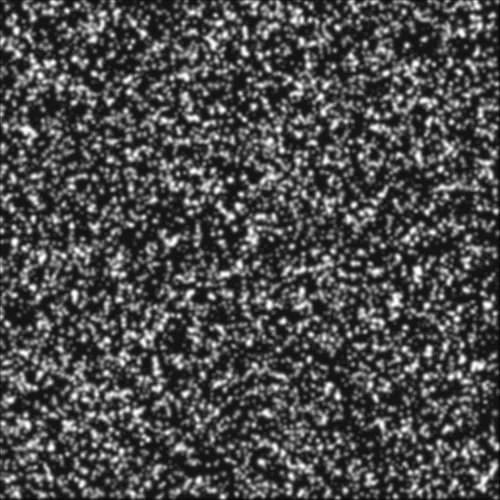
#> input picture img/vortex_pair_particles_1.tif, 500 x 500 px, found by its file name
$ python demo_image_analysis.py
#> lines starting #> are read from the running program, lines starting #| are printed output that depends on the picture
### openopticalflow/preprocessing.py
import numpy as np
from scipy import ndimage
from skimage.transform import resize

def pre_processing(im1, im2, scale_im, size_filter):
    """
    Preprocess images by resizing and applying Gaussian filter

    Parameters:
        im1, im2: Input images
        scale_im: Scale factor for resizing
        size_filter: Size of Gaussian filter
    """
    # Convert to float if needed
    im1 = im1.astype(float)
    im2 = im2.astype(float)

    # Resize images
    if scale_im != 1:
        new_shape = tuple(int(s * scale_im) for s in im1.shape)
        i1 = resize(im1, new_shape, preserve_range=True)
        i2 = resize(im2, new_shape, preserve_range=True)
    else:
        i1, i2 = im1, im2

    # Apply Gaussian filter
    std = size_filter * 0.62
    i1 = ndimage.gaussian_filter(i1, std)
    i2 = ndimage.gaussian_filter(i2, std)

    return i1, i2

# [57 lines left out: functions correction_illumination, shift_image_refine, not called in this run]

### openopticalflow/optical_flow_physics.py
import numpy as np
from scipy import ndimage
from openopticalflow.horn_schunck_estimator import horn_schunck_estimator
from openopticalflow.liu_shen_estimator import liu_shen_estimator

def optical_flow_physics(I1, I2, lambda_1, lambda_2):
    """
    Calculate optical flow using a physics-based approach.

    This function implements a two-step optical flow estimation:
    1. First, it uses the Horn-Schunck method to get an initial estimate
    2. Then, it refines the estimate using the Liu-Shen method which incorporates
       physical constraints

    Parameters:
        I1 (numpy.ndarray): First image
        I2 (numpy.ndarray): Second image
        lambda_1 (float): Regularization parameter for Horn-Schunck method
        lambda_2 (float): Regularization parameter for Liu-Shen method

    Returns:
        tuple: (u, v, vor, ux_horn, uy_horn, error1)
            - u: y-component of velocity field
            - v: x-component of velocity field
            - vor: vorticity field
            - ux_horn: x-component from Horn-Schunck
            - uy_horn: y-component from Horn-Schunck
            - error1: convergence error from Liu-Shen method

    Notes:
        The coordinate system follows image conventions where (0,0) is at the top-left.
        The velocity components (u,v) correspond to (y,x) directions respectively.
    """
    # Horn's solution as initial approximation of u and v
    # Matches MATLAB exactly:
    D1 = np.array([[0, 0, 0],
                   [0, -1, -1],
                   [0, 1, 1]]) / 2

    F1 = np.array([[0, 0, 0],
                   [0, 1, 1],
                   [0, 1, 1]]) / 4

    # Calculate derivatives exactly as in MATLAB
    Ix = ndimage.convolve((I1 + I2)/2, D1, mode='reflect')
    Iy = ndimage.convolve((I1 + I2)/2, D1.T, mode='reflect')
    It = ndimage.convolve(I2 - I1, F1, mode='reflect')

    # Horn-Schunck parameters matching MATLAB
    maxnum_1 = 500
    tol_1 = 1e-12

    # Get initial Horn-Schunck estimate
    uy_horn, ux_horn = horn_schunck_estimator(Ix, Iy, It, lambda_1, tol_1, maxnum_1)

    # Liu-Shen parameters matching MATLAB
    Dm = 0  # Physical diffusion term
    f = Dm * laplacian(I1, 1)

    maxnum = 60
    tol = 1e-8
    dx = 1
    dt = 1

    # Get Liu-Shen estimate
    v, u, error1 = liu_shen_estimator(I1, I2, f, dx, dt, lambda_2, tol, maxnum,
                                     uy_horn, ux_horn)

    # Match MATLAB output convention
    vor = vorticity(u, v)

    return u, v, vor, ux_horn, uy_horn, error1

# [42 lines left out: functions laplacian, vorticity, not called in this run]

### examples/demo_image_analysis.py
"""
Demo script showing how to use OpenOpticalFlow with the example images.
"""
import os
import numpy as np
import matplotlib.pyplot as plt
from skimage import io

from openopticalflow.optical_flow_physics import optical_flow_physics
from openopticalflow.vis_flow import vis_flow
from openopticalflow.preprocessing import pre_processing


def analyze_image_pair(img1_path, img2_path, title, lambda_1=10.0, lambda_2=100.0, downsample=2):
    """
    Analyze a pair of images and visualize the optical flow and vorticity.

    Parameters:
        img1_path (str): Path to the first image
        img2_path (str): Path to the second image
        title (str): Title for the plots
        lambda_1 (float): Regularization parameter for Horn-Schunck
        lambda_2 (float): Regularization parameter for Liu-Shen
        downsample (int): Downsampling factor for faster processing
    """
#> called with img1_path = 'img/vortex_pair_particles_1.tif', img2_path = 'img/vortex_pair_particles_2.tif', title = 'Vortex Pair', lambda_1 = 10, lambda_2 = 100, downsample = 2
    print(f"Analyzing {title}...")

    # Load images
    img1 = io.imread(img1_path)
#> img1 is the input picture: shape (500, 500); min 10, max 255, mean 75.2
    img2 = io.imread(img2_path)
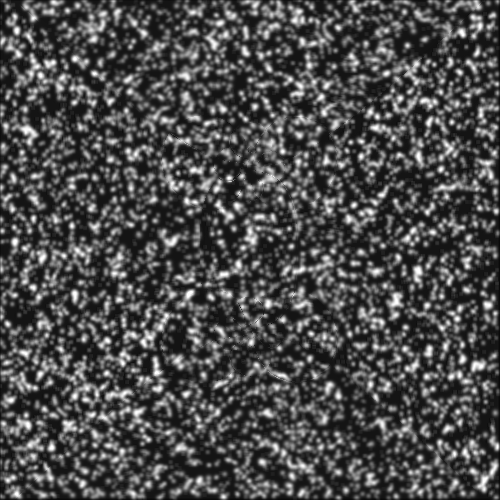
#> input picture img/vortex_pair_particles_2.tif, 500 x 500 px, found by its file name
#> img2 is the input picture: shape (500, 500); min 10, max 255, mean 75.3

    # Downsample for faster processing
    if downsample > 1:
        img1 = img1[::downsample, ::downsample]
#> img1: shape (250, 250)
        img2 = img2[::downsample, ::downsample]
#> img2: shape (250, 250)

    # Preprocess images
    img1_proc, img2_proc = pre_processing(img1, img2, scale_im=1.0, size_filter=3)

    # Calculate optical flow
    u, v, vorticity, ux_horn, uy_horn, error = optical_flow_physics(
        img1_proc, img2_proc, lambda_1=lambda_1, lambda_2=lambda_2
    )

    # Visualize the results
    plt.figure(figsize=(15, 5))

    plt.subplot(1, 3, 1)
    plt.imshow(img1, cmap='gray')
    plt.title(f'{title} - First Image')

    plt.subplot(1, 3, 2)
    plt.imshow(img2, cmap='gray')
    plt.title(f'{title} - Second Image')

    plt.subplot(1, 3, 3)
    ax = vis_flow(v, u, gx=10, offset=0, mag=2, color='red')
    plt.title(f'{title} - Optical Flow Field')

    plt.tight_layout()
    plt.savefig(f"{title.replace(' ', '_').lower()}_flow.png")
    plt.show()

    # Vorticity visualization
    plt.figure(figsize=(10, 8))
    plt.imshow(vorticity, cmap='RdBu_r')
    plt.colorbar(label='Vorticity')
    plt.title(f'{title} - Vorticity Field')
    plt.tight_layout()
    plt.savefig(f"{title.replace(' ', '_').lower()}_vorticity.png")
    plt.show()

    return u, v, vorticity


def main():
    """Run the demo on all example image pairs."""
    # Create examples directory if it doesn't exist
    os.makedirs('examples/output', exist_ok=True)

    # Analyze vortex pair
    analyze_image_pair(
        'img/vortex_pair_particles_1.tif',
        'img/vortex_pair_particles_2.tif',
        'Vortex Pair'
    )
#> (the call stopped at in optical_flow_physics, `uy_horn, ux_horn = horn_schunck_estimator(Ix, Iy, It, lambda_1, tol_1,..`: openopticalflow is not available in this run)

    # Analyze wall jet
    analyze_image_pair(
        'img/wall_jet_1.tif',
        'img/wall_jet_2.tif',
        'Wall Jet'
    )
#> call 2 of analyze_image_pair, with img1_path = 'img/wall_jet_1.tif', img2_path = 'img/wall_jet_2.tif', title = 'Wall Jet', lambda_1 = 10, lambda_2 = 100, downsample = 2
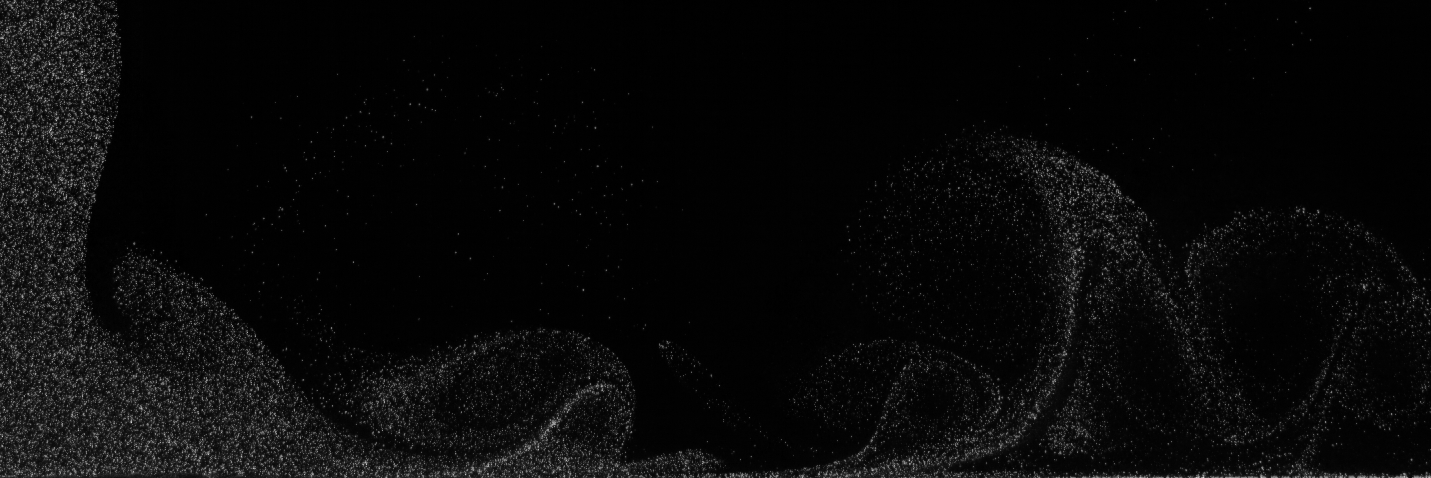
#> input picture img/wall_jet_1.tif, 1431 x 478 px, found by its file name
#> in analyze_image_pair, img1 is the input picture: shape (478, 1431); min 0, max 221, mean 9.3
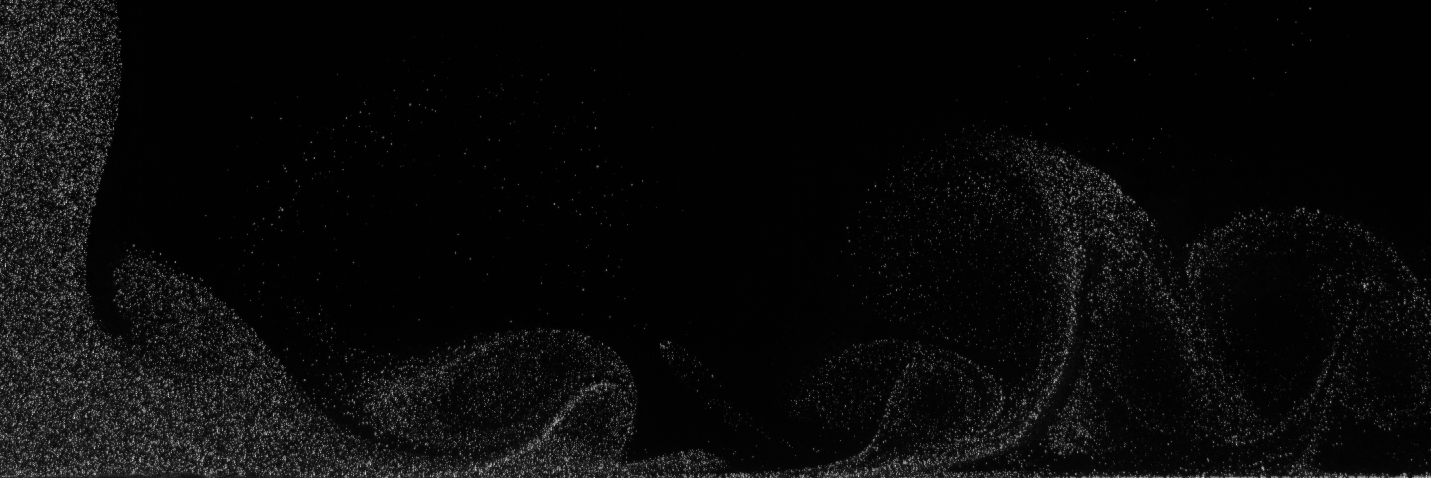
#> input picture img/wall_jet_2.tif, 1431 x 478 px, found by its file name
#> in analyze_image_pair, img2 is the input picture: shape (478, 1431); min 0, max 216, mean 10
#> (the call stopped at in optical_flow_physics, `uy_horn, ux_horn = horn_schunck_estimator(Ix, Iy, It, lambda_1, tol_1,..`: openopticalflow is not available in this run)

    # Analyze white oval
    analyze_image_pair(
        'img/White_Oval_1.tif',
        'img/White_Oval_2.tif',
        'White Oval'
    )
#> call 3 of analyze_image_pair, with img1_path = 'img/White_Oval_1.tif', img2_path = 'img/White_Oval_2.tif', title = 'White Oval', lambda_1 = 10, lambda_2 = 100, downsample = 2
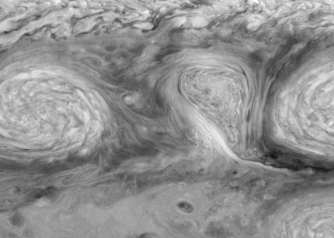
#> input picture img/White_Oval_1.tif, 334 x 238 px, found by its file name
#> in analyze_image_pair, img1 is the input picture: shape (238, 334); min 18, max 254, mean 144.2
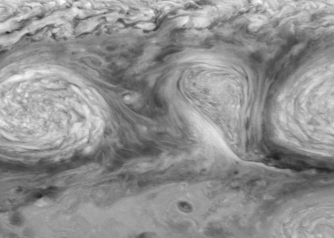
#> input picture img/White_Oval_2.tif, 334 x 238 px, found by its file name
#> in analyze_image_pair, img2 is the input picture: shape (238, 334); min 32, max 252, mean 144.4
#> call 3 of optical_flow_physics, with lambda_1 = 10, lambda_2 = 100
#> in optical_flow_physics (call 3), `Iy = ndimage.convolve((I1 + I2)/2, D1.T, mode='reflect')`:
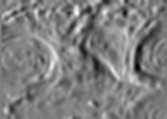
#> Iy: shape (119, 167) float64; min -13.75, max 13.76, mean -0.0474; drawn with min black and max white
#> in optical_flow_physics (call 3), `It = ndimage.convolve(I2 - I1, F1, mode='reflect')`:
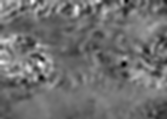
#> It: shape (119, 167) float64; min -19.8, max 25.73, mean 0.2; drawn with min black and max white
#> (the call stopped at in optical_flow_physics, `uy_horn, ux_horn = horn_schunck_estimator(Ix, Iy, It, lambda_1, tol_1,..`: openopticalflow is not available in this run)

    # Analyze 2D vortices
    analyze_image_pair(
        'img/2D_vortices_1.tif',
        'img/2D_vortices_2.tif',
        '2D Vortices'
    )


if __name__ == "__main__":
#> (the run stopped early here; a loop or call above may not have finished)
